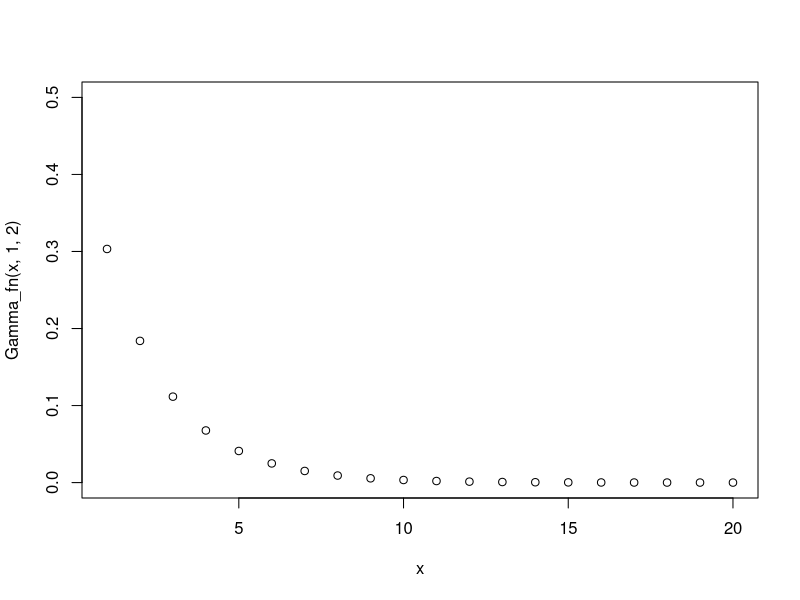
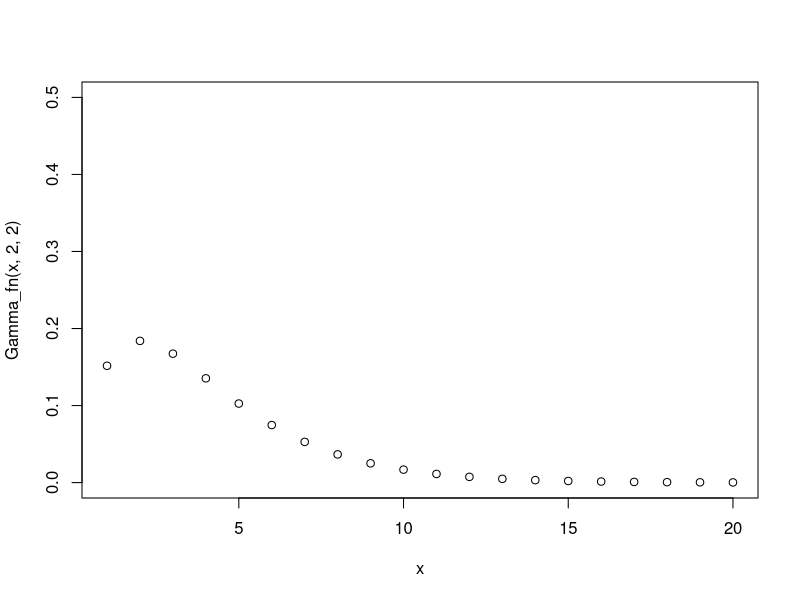
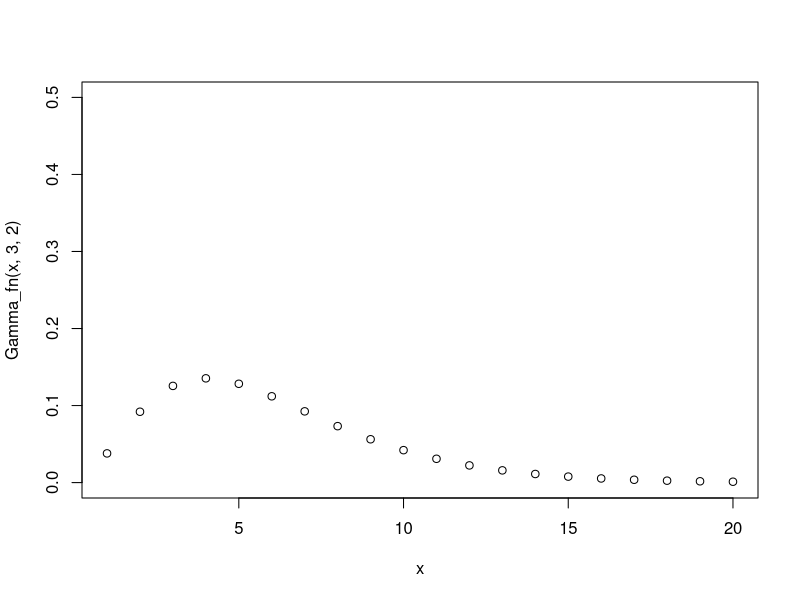
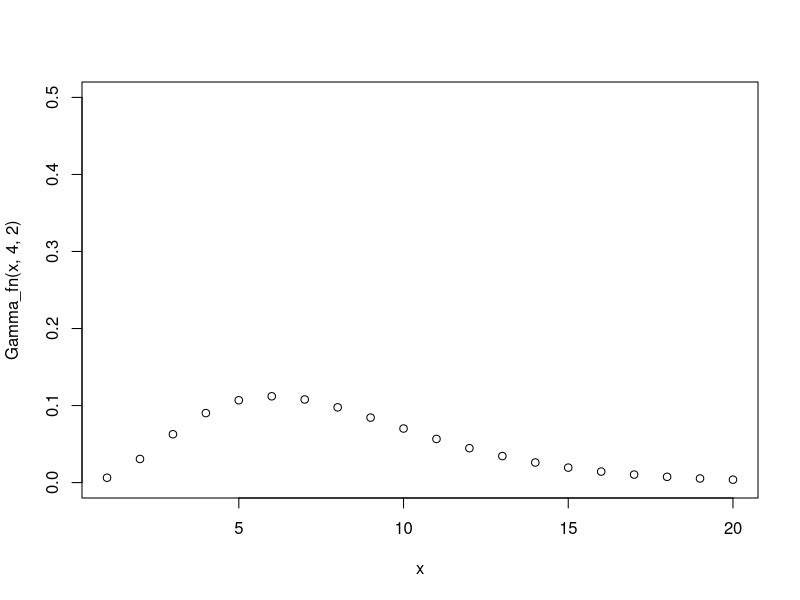
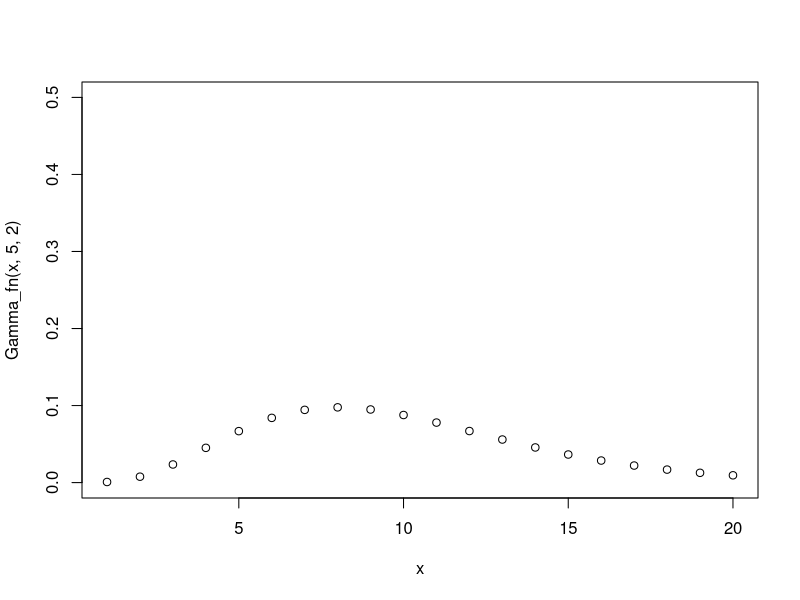
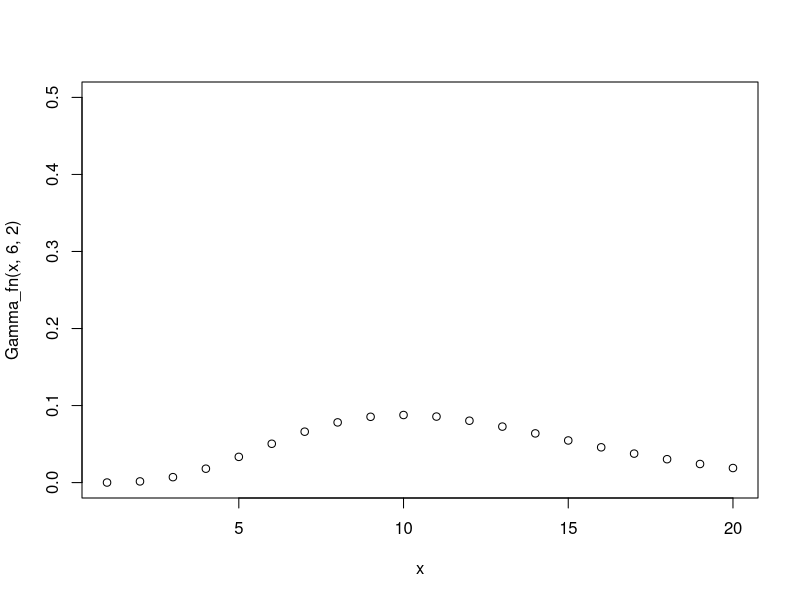
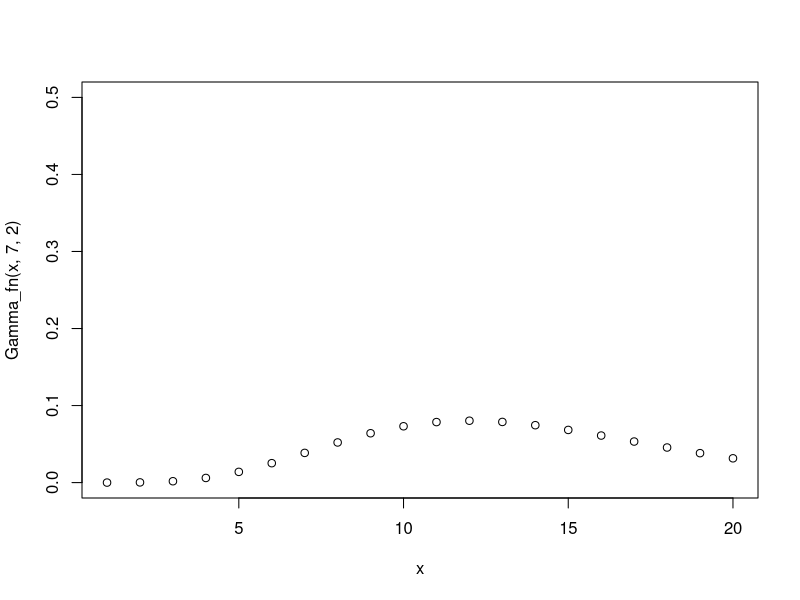
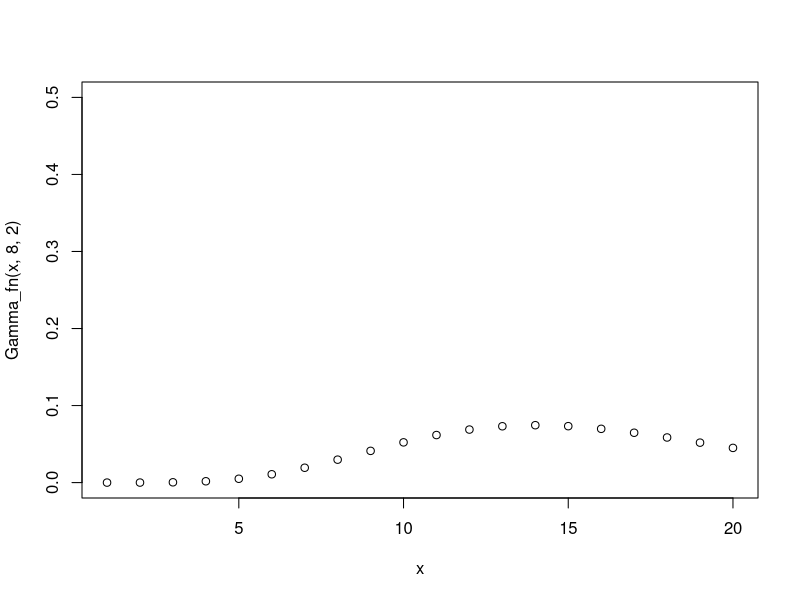

Recreate these plots in R, in order.
## ---- chunk 1
knitr::opts_chunk$set(echo = TRUE)
## ---- chunk 2
x <- 1:20
Gamma_fn <- function(x, a, theta, xLim = 20){
  
  x <- 1:xLim
  
  const <- 1 / (factorial(a - 1) * theta ^ a)
  kern  <- x ^ (a - 1) * exp(-x / theta)
  
  const * kern
  
}
## ---- chunk 3
plot(x, Gamma_fn(x, 1, 2), ylim = c(0, 0.5))
plot(x, Gamma_fn(x, 2, 2), ylim = c(0, 0.5))
plot(x, Gamma_fn(x, 3, 2), ylim = c(0, 0.5))
plot(x, Gamma_fn(x, 4, 2), ylim = c(0, 0.5))
plot(x, Gamma_fn(x, 5, 2), ylim = c(0, 0.5))
plot(x, Gamma_fn(x, 6, 2), ylim = c(0, 0.5))
plot(x, Gamma_fn(x, 7, 2), ylim = c(0, 0.5))
plot(x, Gamma_fn(x, 8, 2), ylim = c(0, 0.5))
plot(x, Gamma_fn(x, 9, 2), ylim = c(0, 0.5))
plot(x, Gamma_fn(x, 10, 2), ylim = c(0, 0.5))
## ---- chunk 4
plot(x, Gamma_fn(x, 1, 1), ylim = c(0, 0.5))
plot(x, Gamma_fn(x, 1, 2), ylim = c(0, 0.5))
plot(x, Gamma_fn(x, 1, 3), ylim = c(0, 0.5))
plot(x, Gamma_fn(x, 1, 4), ylim = c(0, 0.5))
plot(x, Gamma_fn(x, 1, 5), ylim = c(0, 0.5))
plot(x, Gamma_fn(x, 1, 6), ylim = c(0, 0.5))
plot(x, Gamma_fn(x, 1, 7), ylim = c(0, 0.5))
plot(x, Gamma_fn(x, 1, 8), ylim = c(0, 0.5))
plot(x, Gamma_fn(x, 1, 9), ylim = c(0, 0.5))
plot(x, Gamma_fn(x, 1, 10), ylim = c(0, 0.5))
## ---- chunk 5
x <- 1:20
chisq_fn <- function(x, nu, xLim = 20){
  
  x <- 1:xLim
  
  const <- 1 / ( 2^(nu/2) * factorial(nu/2 - 1) )
  kern  <- x ^ (nu/2 - 1) * exp(-x / 2)
  
  const * kern
}
## ---- chunk 6
plot(x, chisq_fn(x, 1), ylim = c(0, 0.5))
plot(x, chisq_fn(x, 2), ylim = c(0, 0.5))
plot(x, chisq_fn(x, 3), ylim = c(0, 0.5))
plot(x, chisq_fn(x, 4), ylim = c(0, 0.5))
plot(x, chisq_fn(x, 6), ylim = c(0, 0.5))
plot(x, chisq_fn(x, 8), ylim = c(0, 0.5))
plot(x, chisq_fn(x, 10), ylim = c(0, 0.5))
